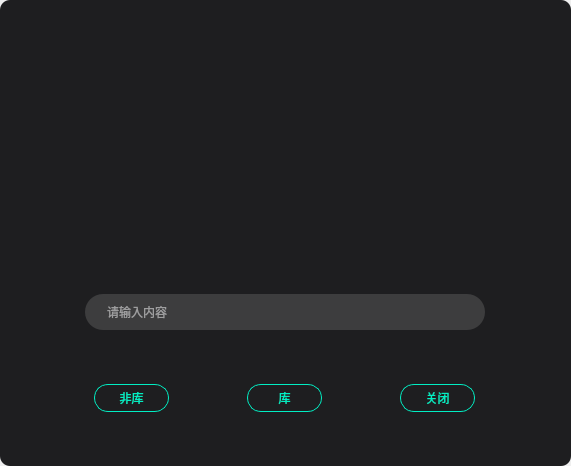
<?xml version="1.0" encoding="UTF-8"?>
<ui version="4.0">
 <class>QRcodeClass</class>
 <widget class="QWidget" name="QRcodeClass">
  <property name="geometry">
   <rect>
    <x>0</x>
    <y>0</y>
    <width>571</width>
    <height>466</height>
   </rect>
  </property>
  <property name="windowTitle">
   <string>QRcode</string>
  </property>
  <layout class="QVBoxLayout" name="verticalLayout">
   <property name="spacing">
    <number>0</number>
   </property>
   <property name="leftMargin">
    <number>0</number>
   </property>
   <property name="topMargin">
    <number>0</number>
   </property>
   <property name="rightMargin">
    <number>0</number>
   </property>
   <property name="bottomMargin">
    <number>0</number>
   </property>
   <item>
    <widget class="QFrame" name="frame">
     <property name="styleSheet">
      <string notr="true">#frame
{
	background: #1E1E20;
	border-radius: 10px;
}</string>
     </property>
     <property name="frameShape">
      <enum>QFrame::StyledPanel</enum>
     </property>
     <property name="frameShadow">
      <enum>QFrame::Raised</enum>
     </property>
     <layout class="QVBoxLayout" name="verticalLayout_2">
      <property name="spacing">
       <number>0</number>
      </property>
      <property name="topMargin">
       <number>10</number>
      </property>
      <property name="bottomMargin">
       <number>10</number>
      </property>
      <item alignment="Qt::AlignHCenter">
       <widget class="QLabel" name="label_image">
        <property name="minimumSize">
         <size>
          <width>200</width>
          <height>200</height>
         </size>
        </property>
        <property name="maximumSize">
         <size>
          <width>200</width>
          <height>200</height>
         </size>
        </property>
        <property name="text">
         <string/>
        </property>
       </widget>
      </item>
      <item>
       <widget class="QWidget" name="widget_line" native="true">
        <property name="minimumSize">
         <size>
          <width>0</width>
          <height>40</height>
         </size>
        </property>
        <property name="maximumSize">
         <size>
          <width>16777215</width>
          <height>40</height>
         </size>
        </property>
        <layout class="QHBoxLayout" name="horizontalLayout_2">
         <property name="spacing">
          <number>0</number>
         </property>
         <property name="leftMargin">
          <number>0</number>
         </property>
         <property name="topMargin">
          <number>0</number>
         </property>
         <property name="rightMargin">
          <number>0</number>
         </property>
         <property name="bottomMargin">
          <number>0</number>
         </property>
         <item>
          <widget class="QLineEdit" name="lineEdit">
           <property name="minimumSize">
            <size>
             <width>400</width>
             <height>36</height>
            </size>
           </property>
           <property name="maximumSize">
            <size>
             <width>400</width>
             <height>36</height>
            </size>
           </property>
           <property name="styleSheet">
            <string notr="true">#lineEdit
{
	background: rgba(234, 234, 234, 0.15);
	border-radius: 18px;
	font-size: 12px;
	font-family: 微软雅黑;
	color: #FFFFFF;
	padding-left:20px;
}</string>
           </property>
           <property name="placeholderText">
            <string>请输入内容</string>
           </property>
          </widget>
         </item>
        </layout>
       </widget>
      </item>
      <item>
       <widget class="QWidget" name="widget_pushButton" native="true">
        <property name="minimumSize">
         <size>
          <width>0</width>
          <height>40</height>
         </size>
        </property>
        <property name="maximumSize">
         <size>
          <width>16777215</width>
          <height>40</height>
         </size>
        </property>
        <property name="styleSheet">
         <string notr="true">QPushButton
{
border-radius: 14px;
border: 1px solid #01EEC3;
font-size: 12px;
font-family: 微软雅黑;
color: #01EEC3;
}</string>
        </property>
        <layout class="QHBoxLayout" name="horizontalLayout">
         <item>
          <widget class="QPushButton" name="pushButton_qrcode">
           <property name="minimumSize">
            <size>
             <width>75</width>
             <height>28</height>
            </size>
           </property>
           <property name="maximumSize">
            <size>
             <width>75</width>
             <height>28</height>
            </size>
           </property>
           <property name="cursor">
            <cursorShape>PointingHandCursor</cursorShape>
           </property>
           <property name="text">
            <string>非库</string>
           </property>
          </widget>
         </item>
         <item>
          <widget class="QPushButton" name="pushButton_dll">
           <property name="minimumSize">
            <size>
             <width>75</width>
             <height>28</height>
            </size>
           </property>
           <property name="maximumSize">
            <size>
             <width>75</width>
             <height>28</height>
            </size>
           </property>
           <property name="cursor">
            <cursorShape>PointingHandCursor</cursorShape>
           </property>
           <property name="text">
            <string>库</string>
           </property>
          </widget>
         </item>
         <item>
          <widget class="QPushButton" name="pushButton_close">
           <property name="minimumSize">
            <size>
             <width>75</width>
             <height>28</height>
            </size>
           </property>
           <property name="maximumSize">
            <size>
             <width>75</width>
             <height>28</height>
            </size>
           </property>
           <property name="cursor">
            <cursorShape>PointingHandCursor</cursorShape>
           </property>
           <property name="text">
            <string>关闭</string>
           </property>
          </widget>
         </item>
        </layout>
       </widget>
      </item>
     </layout>
    </widget>
   </item>
  </layout>
 </widget>
 <layoutdefault spacing="6" margin="11"/>
 <resources>
  <include location="QRcode.qrc"/>
 </resources>
 <connections/>
</ui>
